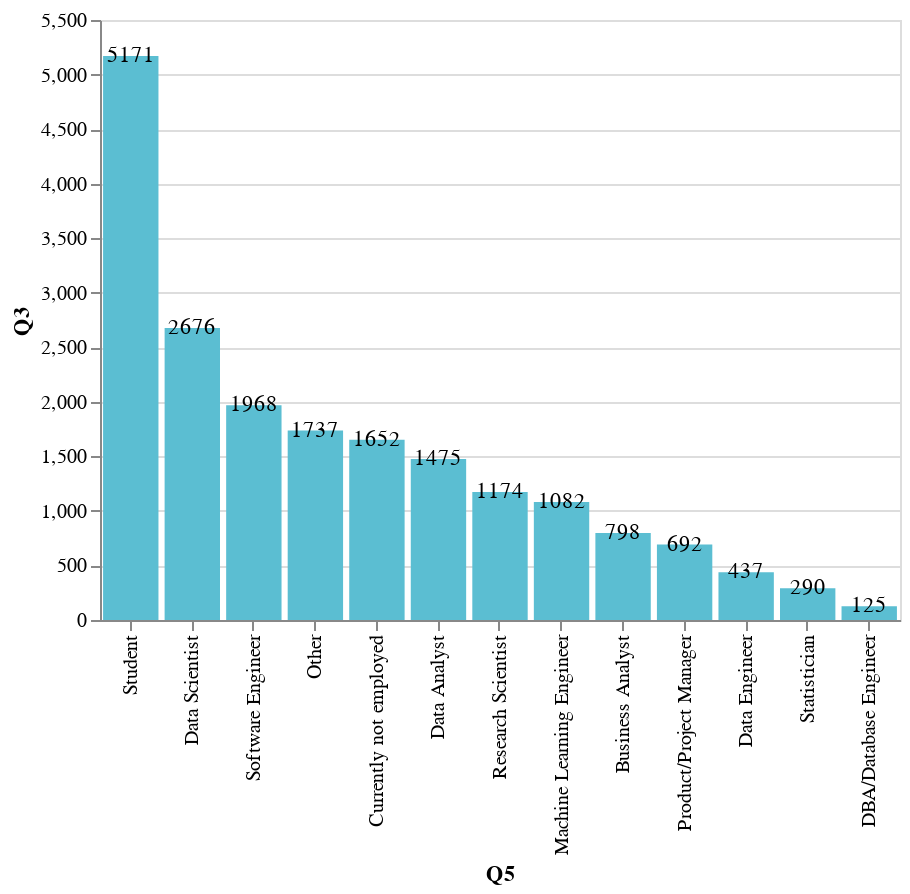

Notebook code cell kept with this figure:
### Markdown cell above
## 3. Job

### Code cell
# distribution of current job; bar
Q3 = responses_df.groupby("Q5", as_index = False).count().sort_values(by = ['Q3'], ascending = False, ignore_index = True)
ch = alt.Chart(Q3).mark_bar(
    color = "#5bbed2"
).encode(
    x = alt.X('Q5', sort = '-y'),
    y = 'Q3'
)  

text = ch.mark_text(
    align = "center",
    dy = 5,
    baseline = 'bottom'
).encode(text = 'Q3')
(ch + text).properties(
    width=400,
    height=300
)
